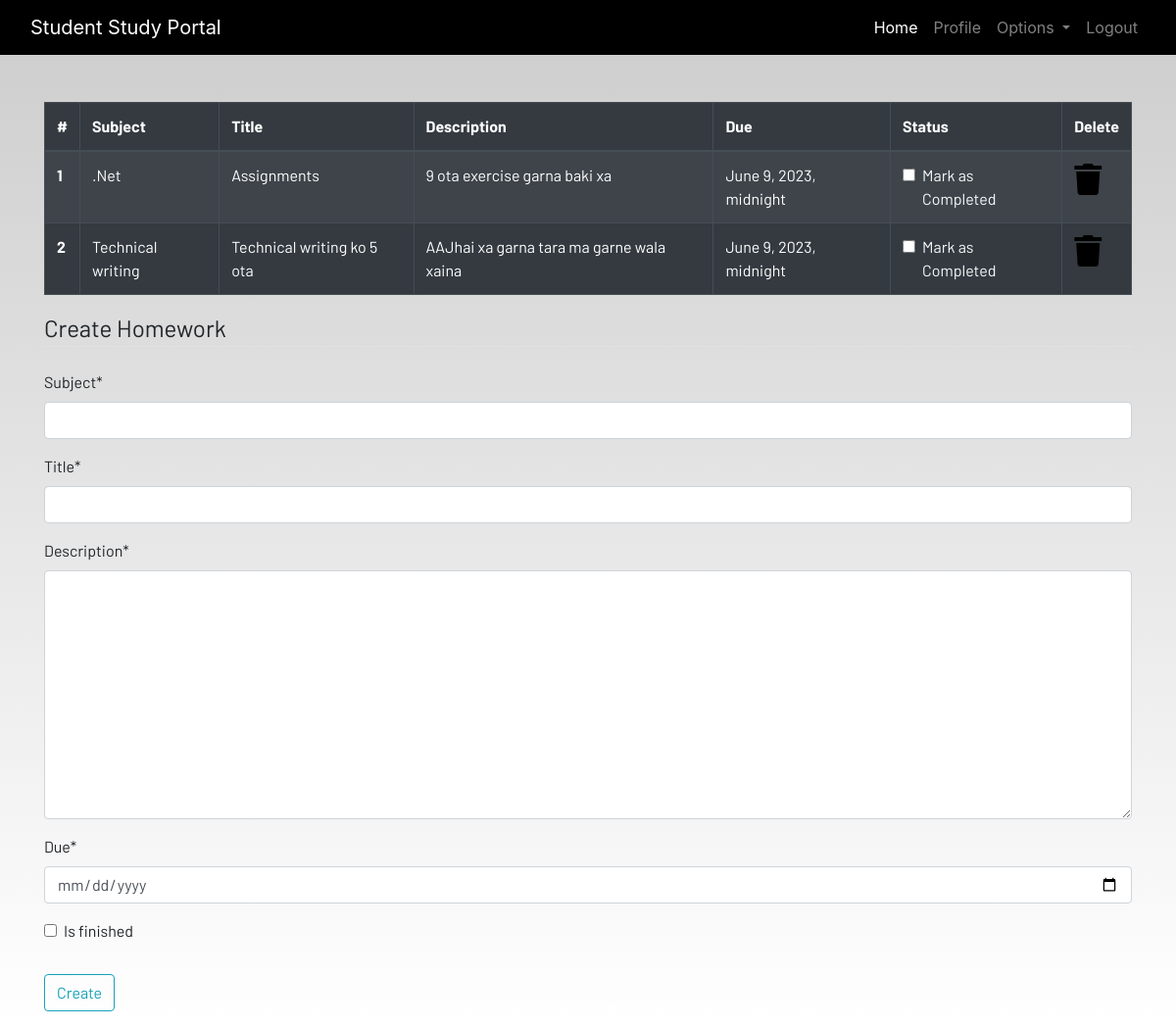
Screenshot of /homework (signed in) with the database file from the repository.
### dashboard/models.py (models this page shows, shortened)
class Homework(models.Model):
    user=models.ForeignKey(User,on_delete=models.CASCADE)
    subject=models.CharField(max_length=50)
    title=models.CharField(max_length=100)
    description=models.TextField()
    due=models.DateTimeField()
    is_finished=models.BooleanField(default=False)

### dashboard/views.py (the view)
# urls.py: path('homework',views.homework,name='homework'),
@login_required(login_url='login')
@user_passes_test(check_user_is_authenticated, login_url='login')
def homework(request):
    if request.method=='POST':
        form= HomeworkForm(request.POST)
        if form.is_valid():
            try:
                finished=request.POST['is_finished']
                if finished=="on":
                    finished = True
                else:
                    finished = False
            except:
                finished = False
            homework = Homework(user=request.user,
                                subject=request.POST['subject'],
                                title=request.POST['title'],
                                description=request.POST['description'],
                                due = request.POST['due'],
                                is_finished= finished
            )
            homework.save()
            form=TodoForm()
            messages.success(request,f'Homework Added from {request.user.username}')
    else:
            form=HomeworkForm()
    homework=Homework.objects.filter(user=request.user)
    if len(homework)==0:
        homework_done = True
    else:
        homework_done = False
    context={'homeworks':homework,'homeworks_done':homework_done,'form':form}
    return render(request,'dashboard/homework.html',context)

### dashboard/forms.py
class HomeworkForm(forms.ModelForm):
    class Meta:
        model = Homework
        widgets={'due':DateInput}
        fields = ['subject','title','description','due', 'is_finished']

### dashboard/views.py (called while the page is built)
def check_user_is_authenticated(user):
    return user.is_authenticated

### dashboard/templates/dashboard/homework.html (shortened to what this page needs)
{% extends 'dashboard/base.html' %}
{% load static %}
{% load crispy_forms_tags%}
{% block content %}
<div class="container">
    {% if not homework_done %}
    <table class="table table-striped table-bordered table-hover table-dark">
        <thead>
            <tr>
                <th scope="col">#</th>
                <th scope="col">Subject</th>
                <th scope="col">Title</th>
                <th scope="col">Description</th>
                <th scope="col">Due</th>
                <th scope="col">Status</th>
                <th scope="col">Delete</th>
            </tr>
        </thead>
        <tbody>
            {% for homework in homeworks %}
            <tr>
                <th scope="row">{{forloop.counter}} </th>
                <td>{{homework.subject}}</td>
                <td>{{homework.title}}</td>
                <td>{{homework.description}}</td>
                <td>{{homework.due}}</td>
                <td>
                    <a href="{%url 'update-homework' homework.id %}">
                        <div class="form-check">
                            {% if homework.is_finished == True %}
                            <input class="form-check-input" type="checkbox" value="" checked>
                            {% else %}
                            <input class="form-check-input" type="checkbox" value="">
                            {% endif %}
                            <label class="form-check-label text-light" for="flexCheckDefault">
                                Mark as Completed
                            </label>
                        </div>
                    </a>
                </td>
                <td><a href="{%url 'delete-homework' homework.id %}"><i class="fa fa-trash fa-2x"></i></a></td>
            </tr>
            {% endfor %}
        </tbody>
    </table>
    {% else %}
    <h4>All homeworks are completed!! Create to have more!!</h4>
    {% endif %}
</div>
<div class=" container">
    <form method="POST">
        <fieldset class="form-group">
            <legend class="border-bottom mb-4">Create Homework</legend>
            {{form|crispy}}
        </fieldset>
        <div class="form-group">
            <button href="" class="btn btn-outline-info" type="submit">
                Create
            </button>
        </div>
    </form>
</div>
{% endblock content %}

### static/css/main.css (style rules this page uses)
html { scroll-behavior: smooth; height: 100%; width: 100%; }
a { text-decoration: none !important; color: black; }
html, body { max-width: 100%; overflow-x: hidden; height: 100%; width: 100%; }
body { background: linear-gradient(rgba(0, 0, 0, 0.2), rgba(255, 255, 255, 0.5)); overflow-x: hidden; background-repeat: no-repeat; }
.fa { color: black; }

### rows the page displays
Homework: subject ".Net", title "Assignments", description "9 ota exercise garna baki xa", due "June 9, 2023, midnight"
Homework: subject "Technical writing", title "Technical writing ko 5 ota", description "AAJhai xa garna tara ma garne wala xaina", due "June 9, 2023, midnight"
